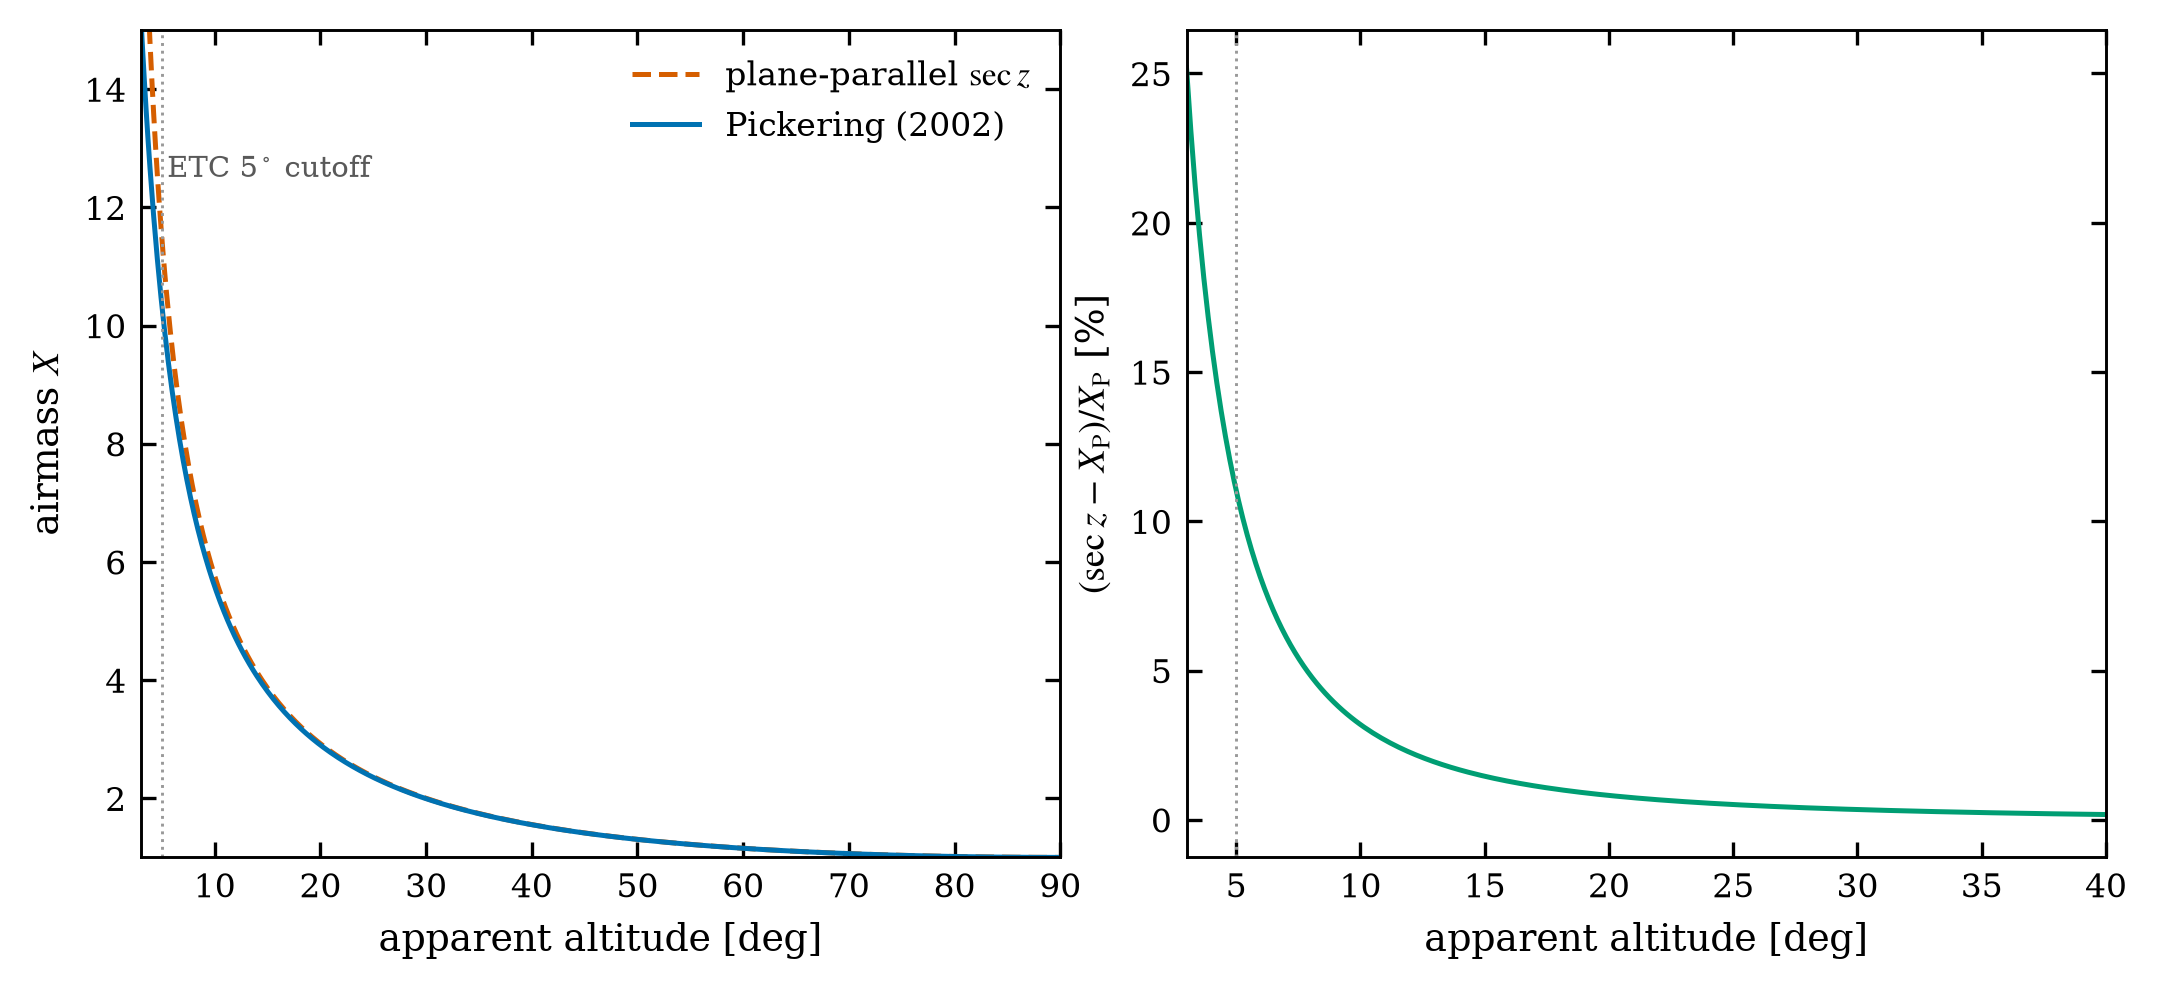

This figure's Python source:
#!/usr/bin/env python3
"""Pickering (2002) airmass against plane-parallel sec z."""

import numpy as np
import matplotlib.pyplot as plt

from figstyle import COLORS, DOUBLE, save
from ephemeris import pickering_airmass


def main():
    alt = np.linspace(3.0, 90.0, 500)
    secz = 1.0 / np.sin(np.radians(alt))
    pick = pickering_airmass(alt)

    fig, (ax1, ax2) = plt.subplots(1, 2, figsize=DOUBLE)
    ax1.plot(alt, secz, color=COLORS["red"], linestyle="--", label=r"plane-parallel $\sec z$")
    ax1.plot(alt, pick, color=COLORS["blue"], label="Pickering (2002)")
    ax1.set_xlabel("apparent altitude [deg]")
    ax1.set_ylabel("airmass $X$")
    ax1.set_xlim(3, 90)
    ax1.set_ylim(1, 15)
    ax1.axvline(5.0, color="0.6", linewidth=0.7, linestyle=":")
    ax1.annotate("ETC 5$^\\circ$ cutoff", xy=(5.5, 12.5), fontsize=7, color="0.35")
    ax1.legend()

    ax2.plot(alt, 100.0 * (secz - pick) / pick, color=COLORS["green"])
    ax2.set_xlabel("apparent altitude [deg]")
    ax2.set_ylabel(r"$(\sec z - X_{\rm P})/X_{\rm P}$ [%]")
    ax2.set_xlim(3, 40)
    ax2.axvline(5.0, color="0.6", linewidth=0.7, linestyle=":")
    save(fig, "fig_02_airmass")


if __name__ == "__main__":
    main()
